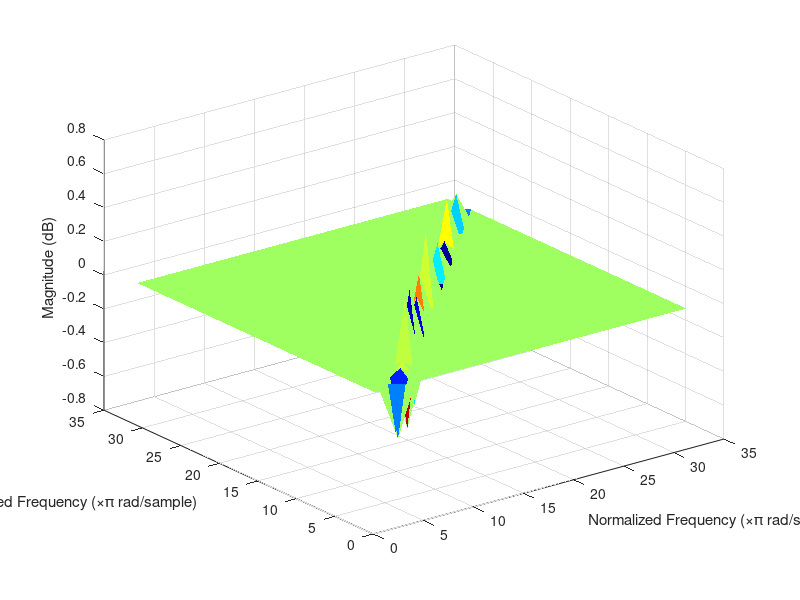

This figure's MATLAB source: (Note: this script raises an error after producing the figure.)
% Volterra MWSAF       Multi Structured Wavelet-domain Adaptive Filter Demo
% 
% by A. Castellani & S. Cornell [Universit� Politecnica delle Marche]

addpath '../../Common';             % Functions in Common folder
clear all;  
close all;

%% Unidentified System parameters

NL_system.order = 2; 

M1 = 256; % length of first order volterra kernel
M2 = 32; % length of second order volterra kernel

NL_system.M = [M1, M2];

gains = [1, 1];
%NL_system = create_volterra_sys(order, M, gains, 'nlsys1'); 
ker1 = rand(M1,1)-0.5; 
% ker1(2) = gains(2);
ker2 = diag(rand(M2,M2)-0.5,2);  %% extract 2nd diagonal
ker2 = diag(ker2,2);              %% create a matrix with only that diagonal != 0 
% ker2(10,10) = gains(2);
% ker2 = gains(2).*eye(M2,M2); 

NL_system.Responses = {ker1, ker2};
    

%plot 2-D kernel 
if NL_system.order ==2
    
    figure;
    n_points = 1024;
    w = linspace(-1,1, n_points);
    res = fft2(NL_system.Responses{2}, n_points, n_points);
%     surf(w, w, 20*log10(fftshift((abs(res)))), 'LineStyle', 'none');
    surf([1:M2], [1:M2], NL_system.Responses{2}, 'LineStyle', 'none');
    colormap(jet);

    % Create zlabel
    zlabel('Magnitude (dB)');

    % Create ylabel
    ylabel('Normalized Frequency (\times\pi rad/sample)');
 
     % Create xlabel
    xlabel('Normalized Frequency (\times\pi rad/sample)');
 

    grid on;
       
end


% Adaptive filter parameters

mu = [0.1, 0.1];                 % Step sizes for different kernels 

level = [2];                  % Levels of Wavelet decomposition for different kernels
filters = 'db1';               % Set wavelet type for different kernels
DWT_flag = 0; 
Q = 0; 

% Run parameters
iter = 1.0*80000;                % Number of iterations



%%
tic;
% Adaptation process
fprintf('Wavelet type: %s, levels: %d, step size = %f \n', filters, level, mu);
[un,dn,vn] = GenerateResponses_Volterra(iter, NL_system ,sum(100*clock),1,40); %iter, b, seed, ARtype, SNR
% [un,dn,vn] = GenerateResponses_speech_Volterra(NL_system,'SpeechSample.mat');

% nonlinear model 


S = Volterra_Init(NL_system.M, mu, level, filters); 
% S = MWSAFinit(M,mu,level,filters,Q);


[en, S] = Volterra_2ord_adapt(un, dn, S);                

    

err_sqr = en.^2;
    
fprintf('Total time = %.3f mins \n',toc/60);

figure;         % Plot MSE
q = 0.99; MSE = filter((1-q),[1 -q],err_sqr);
hold on; plot((0:length(MSE)-1)/1024,10*log10(MSE));
axis([0 iter/1024 -60 10]);
xlabel('Number of iterations (\times 1024 input samples)'); 
ylabel('Mean-square error (with delay)'); grid on;
fprintf('MSE = %.2f dB\n', mean(10*log10(MSE(end-2048:end))))




% % linear model
% 
% M=256; 
% level =1; 
% filters = 'db2';
% mu = 0.1;
% 
% S = SWAFinit(M, mu, level, filters); 
% [en, S] = MWSAFadapt_DWT(un, dn, S); 
% 
% err_sqr = en.^2;
%     
% fprintf('Total time = %.3f mins \n',toc/60);
% 
% figure;         % Plot MSE
% q = 0.99; MSE = filter((1-q),[1 -q],err_sqr);
% hold on; plot((0:length(MSE)-1)/1024,10*log10(MSE));
% axis([0 iter/1024 -60 10]);
% xlabel('Number of iterations (\times 1024 input samples)'); 
% ylabel('Mean-square error (with delay)'); grid on;
% fprintf('MSE = %.2f dB\n', mean(10*log10(MSE(end-2048:end))))



% figure;                          % Plot misalignment
% hold on; plot((0:length(EML)-1)/1024,10*log10(EML));
% xlabel('Number of iterations (\times 1024 input samples)'); 
% ylabel('Misalignment (dB)');
% grid on;


% %% time domain parameters
% fs = 512; % samples per sec
% freq = 100; % frequency
% dt = 1/fs; 
% 
% %% impulse response
% delta = [1; zeros(fs-2-1,1)];
% figure; 
% subplot(2,1,1)
% stem(delta);
% title('Input Signal'); 
% % axis([0 10 -1.5 1.5])
% out_resp = SWAFtest_WAVPACK_v2(delta, S, Ovr); 
% subplot(2,1,2)
% stem(out_resp);
% title('Output Signal-Estimated System vs True');
% hold on; 
% real_resp = filter(b, 1, delta);
% stem(real_resp); 
% % axis([0 2*M -1.5 1.5])
% 
% %% sine test signal 
% amplitude = 1; 
% leng = 1;
% input_sine = amplitude*sin(2*pi*freq*(0:dt:leng-dt));
% 
% figure; 
% subplot(2,2,1)
% plot(input_sine);
% title('Input Signal'); 
% out_sine = SWAFtest_WAVPACK_v2(input_sine, S, Ovr); 
% subplot(2,2,2)
% plot(out_sine);
% title('Output Signal - Estimated System vs True');
% hold on; 
% real_sys = filter(b,1,input_sine);
% plot(real_sys); legend('Estim', 'True');
% 
% %% FFT 
% N = 2*fs;
% faxis = linspace(-fs/2,fs/2,N);
% 
% subplot(2, 2, 3);
% fft_true = abs(fft(input_sine, N)/N);
% plot(faxis, fftshift(fft_true)); 
% xlabel('Frequency');
% 
% subplot(2, 2, 4);
% fft_out_est = abs(fft(out_sine, N)/N);
% plot(faxis, fftshift(fft_out_est)); 
% xlabel('Frequency');
% hold on; 
% fft_out_true = abs(fft(real_sys,N)/N);
% plot(faxis, fftshift(fft_out_true));
